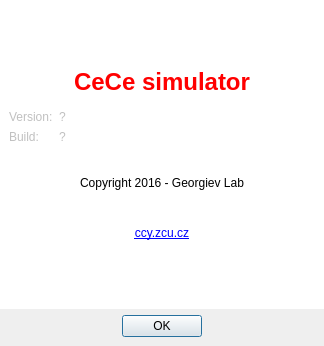
<?xml version="1.0" encoding="UTF-8"?>
<ui version="4.0">
 <class>AboutDialog</class>
 <widget class="QDialog" name="AboutDialog">
  <property name="geometry">
   <rect>
    <x>0</x>
    <y>0</y>
    <width>324</width>
    <height>346</height>
   </rect>
  </property>
  <property name="sizePolicy">
   <sizepolicy hsizetype="Fixed" vsizetype="Fixed">
    <horstretch>0</horstretch>
    <verstretch>0</verstretch>
   </sizepolicy>
  </property>
  <property name="minimumSize">
   <size>
    <width>324</width>
    <height>346</height>
   </size>
  </property>
  <property name="maximumSize">
   <size>
    <width>324</width>
    <height>346</height>
   </size>
  </property>
  <property name="windowTitle">
   <string>About</string>
  </property>
  <property name="modal">
   <bool>true</bool>
  </property>
  <layout class="QVBoxLayout" name="verticalLayout">
   <property name="leftMargin">
    <number>0</number>
   </property>
   <property name="topMargin">
    <number>0</number>
   </property>
   <property name="rightMargin">
    <number>0</number>
   </property>
   <property name="bottomMargin">
    <number>9</number>
   </property>
   <item>
    <widget class="QWidget" name="widget" native="true">
     <property name="styleSheet">
      <string notr="true">background-color: rgb(255, 255, 255);</string>
     </property>
     <layout class="QVBoxLayout" name="verticalLayout_2" stretch="1,1,1,1,1,1">
      <item>
       <widget class="QLabel" name="labelImage">
        <property name="text">
         <string/>
        </property>
        <property name="pixmap">
         <pixmap resource="../resources/icons.qrc">:/cece/images/logo.png</pixmap>
        </property>
        <property name="alignment">
         <set>Qt::AlignCenter</set>
        </property>
       </widget>
      </item>
      <item>
       <widget class="QLabel" name="labelName">
        <property name="font">
         <font>
          <pointsize>18</pointsize>
          <weight>75</weight>
          <bold>true</bold>
         </font>
        </property>
        <property name="styleSheet">
         <string notr="true">color: rgb(255, 0, 0);</string>
        </property>
        <property name="text">
         <string>CeCe simulator</string>
        </property>
        <property name="alignment">
         <set>Qt::AlignCenter</set>
        </property>
       </widget>
      </item>
      <item>
       <layout class="QFormLayout" name="formLayout">
        <item row="0" column="0">
         <widget class="QLabel" name="labelVersion">
          <property name="styleSheet">
           <string notr="true">color: rgb(192, 192, 192)</string>
          </property>
          <property name="text">
           <string>Version:</string>
          </property>
         </widget>
        </item>
        <item row="1" column="0">
         <widget class="QLabel" name="labelBuild">
          <property name="styleSheet">
           <string notr="true">color: rgb(192, 192, 192)</string>
          </property>
          <property name="text">
           <string>Build:</string>
          </property>
         </widget>
        </item>
        <item row="0" column="1">
         <widget class="QLabel" name="labelVersionValue">
          <property name="styleSheet">
           <string notr="true">color: rgb(192, 192, 192)</string>
          </property>
          <property name="text">
           <string>?</string>
          </property>
         </widget>
        </item>
        <item row="1" column="1">
         <widget class="QLabel" name="labelBuildValue">
          <property name="styleSheet">
           <string notr="true">color: rgb(192, 192, 192)</string>
          </property>
          <property name="text">
           <string>?</string>
          </property>
         </widget>
        </item>
       </layout>
      </item>
      <item>
       <widget class="QLabel" name="labelCopyright">
        <property name="text">
         <string>Copyright 2016 - Georgiev Lab</string>
        </property>
        <property name="alignment">
         <set>Qt::AlignCenter</set>
        </property>
       </widget>
      </item>
      <item>
       <widget class="QLabel" name="labelLink">
        <property name="text">
         <string>&lt;a href=&quot;http://ccy.zcu.cz&quot;&gt;ccy.zcu.cz&lt;/a&gt;</string>
        </property>
        <property name="textFormat">
         <enum>Qt::AutoText</enum>
        </property>
        <property name="alignment">
         <set>Qt::AlignCenter</set>
        </property>
        <property name="openExternalLinks">
         <bool>true</bool>
        </property>
       </widget>
      </item>
      <item>
       <spacer name="verticalSpacer">
        <property name="orientation">
         <enum>Qt::Vertical</enum>
        </property>
        <property name="sizeHint" stdset="0">
         <size>
          <width>20</width>
          <height>40</height>
         </size>
        </property>
       </spacer>
      </item>
     </layout>
    </widget>
   </item>
   <item>
    <widget class="QDialogButtonBox" name="buttonBox">
     <property name="orientation">
      <enum>Qt::Horizontal</enum>
     </property>
     <property name="standardButtons">
      <set>QDialogButtonBox::Ok</set>
     </property>
     <property name="centerButtons">
      <bool>true</bool>
     </property>
    </widget>
   </item>
  </layout>
 </widget>
 <resources>
  <include location="../resources/icons.qrc"/>
  <include location="../resources/icons.qrc"/>
 </resources>
 <connections>
  <connection>
   <sender>buttonBox</sender>
   <signal>accepted()</signal>
   <receiver>AboutDialog</receiver>
   <slot>accept()</slot>
   <hints>
    <hint type="sourcelabel">
     <x>248</x>
     <y>254</y>
    </hint>
    <hint type="destinationlabel">
     <x>157</x>
     <y>274</y>
    </hint>
   </hints>
  </connection>
  <connection>
   <sender>buttonBox</sender>
   <signal>rejected()</signal>
   <receiver>AboutDialog</receiver>
   <slot>reject()</slot>
   <hints>
    <hint type="sourcelabel">
     <x>316</x>
     <y>260</y>
    </hint>
    <hint type="destinationlabel">
     <x>286</x>
     <y>274</y>
    </hint>
   </hints>
  </connection>
 </connections>
</ui>
